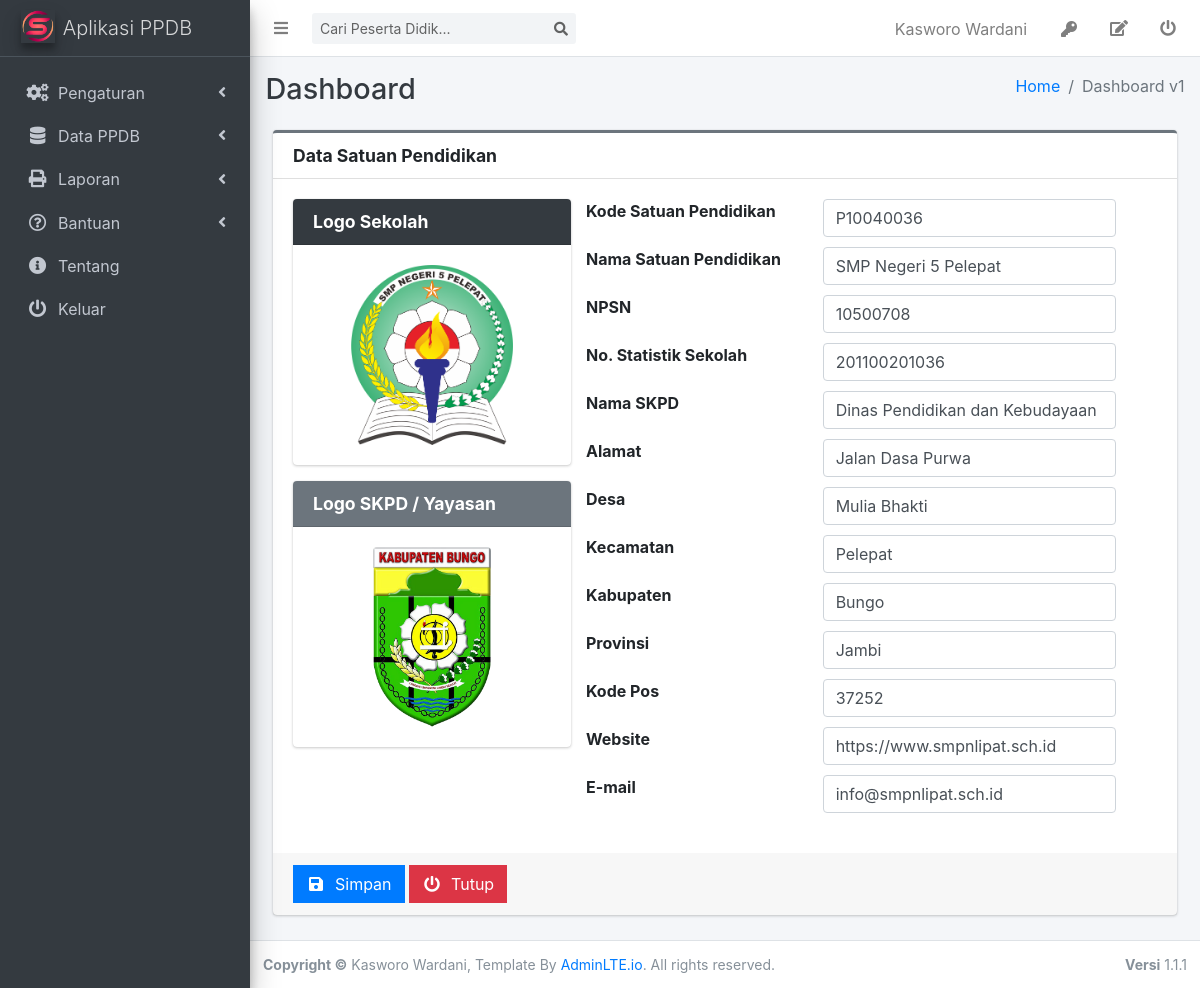
/admin/index.php?p=datasekolah (signed in), run on the app's committed database.
### tables this page shows
CREATE TABLE `tb_user` (
  `iduser` int(11) NOT NULL AUTO_INCREMENT,
  `username` varchar(50) NOT NULL,
  `nama` varchar(250) NOT NULL,
  `jbtdinas` enum('1','2','3','4','5') DEFAULT NULL,
  `passwd` varchar(250) DEFAULT NULL,
  `level` enum('0','1') DEFAULT NULL,
  `aktif` enum('0','1') DEFAULT NULL,
  `jbtpanitia` enum('1','2','3','4','5','6') NOT NULL,
  `nip` varchar(18) NOT NULL,
  `tmplahir` varchar(250) DEFAULT NULL,
  `tgllahir` date DEFAULT NULL,
  `alamat` varchar(250) NOT NULL,
  `desa` varchar(250) NOT NULL,
  `logakhir` datetime NOT NULL,
  `kec` varchar(250) NOT NULL,
  `kab` varchar(250) NOT NULL,
  `prov` varchar(250) NOT NULL,
  `kdpos` char(5) NOT NULL,
  `email` varchar(250) NOT NULL,
  `nohp` char(15) NOT NULL,
  `foto` varchar(250) NOT NULL,
  `agama` enum('A','B','C','D','E','F') DEFAULT NULL,
  `gender` enum('L','P') DEFAULT NULL,
  `tglupdate` date DEFAULT NULL,
  PRIMARY KEY (`iduser`)
);

CREATE TABLE `tb_skul` (
  `kdskul` char(20) NOT NULL,
  `nmskul` varchar(50) DEFAULT NULL,
  `kdjenjang` char(3) DEFAULT NULL,
  `npsn` char(10) DEFAULT NULL,
  `nss` char(12) DEFAULT NULL,
  `skpd` varchar(250) NOT NULL,
  `alamat` varchar(200) DEFAULT NULL,
  `desa` varchar(250) NOT NULL,
  `kec` varchar(250) NOT NULL,
  `kab` varchar(250) NOT NULL,
  `prov` varchar(250) NOT NULL,
  `kdpos` char(5) NOT NULL,
  `telp` varchar(20) DEFAULT NULL,
  `email` varchar(100) DEFAULT NULL,
  `web` varchar(100) DEFAULT NULL,
  `logo` varchar(250) NOT NULL,
  `logoskpd` varchar(250) NOT NULL,
  PRIMARY KEY (`kdskul`)
);

### admin/dbfunction.php (called while the page is built, shortened)
<?php
    $conn=mysqli_connect("localhost","root","password");
    mysqli_select_db($conn,"smpnlipa_ppdb") or die('Error selecting MySQL database: ' . mysqli_error);
    function viewdata($tbl, $key='', $id='', $ord='' ){
        global $conn;
        if($key=='' && $id=='' && $ord==''){
            $sql="SELECT*FROM $tbl";
        }
        else if($key=='' && $id==''){
            $sql="SELECT*FROM $tbl ORDER BY $ord";
        }
        elseif($ord==''){
            $sql="SELECT*FROM $tbl WHERE $key='$id'";
        }
        else {
            $sql="SELECT*FROM $tbl WHERE $key = '$id' ORDER BY $ord";
        }
        $result=mysqli_query($conn, $sql);
        $rows=[];
        while($row=mysqli_fetch_assoc($result)){
            $rows[]=$row;
        }
        return $rows;
    }
?>

### admin/sekolah_tampil.php (the view, shortened to what this page needs)
<?php
	$sk=viewdata("tb_skul")[0];
    if($sk['logo']=='' || $sk['logo']==null){
		$logoskul='assets/img/avatar.gif';
	}
	else{
		if(file_exists('../images/'.$sk['logo'])){
			$logoskul='../images/'.$sk['logo'];
		}
		else{
			$logoskul='assets/img/avatar.gif';
		}
	}
    if($sk['logoskpd']=='' || $sk['logoskpd']==null){
		$logoskpd='assets/img/avatar.gif';
	}
	else{
		if(file_exists('../images/'.$sk['logoskpd'])){
			$logoskpd='../images/'.$sk['logoskpd'];
		}
		else{
			$logoskpd='assets/img/avatar.gif';
		}
	}
?>
<div class="col-sm-12">
	<div class="card card-secondary card-outline">
		<div class="card-header">
			<h3 class="card-title"><strong>Data Satuan Pendidikan</strong></h3>
		</div>
		<div class="card-body">
			<div class="row" style="padding-bottom:10px">
				<div class="col-sm-4">
                    <div class="row">
                        <div class="col-sm-12">
                            <div class="card card-gray-dark">
                                <div class="card-header">
                                    <h4 class="card-title"><b>Logo Sekolah</b></h4>
                                </div>
                                <div class="card-body">
                                    <div id="logoskul" style="text-align:center">
                                        <img class="img img-responsive img-rounded" src="<?php echo $logoskul;?>" height="180px"/>
                                    </div>
                                </div>
                            </div>
                        </div>
                    </div>
                    <div class="row">
                        <div class="col-sm-12">
                            <div class="card card-secondary">
                                <div class="card-header">
                                    <h4 class="card-title"><b>Logo SKPD / Yayasan</b></h4>
                                </div>
                                <div class="card-body">
                                    <div id="logoskpd" style="text-align:center">
                                        <img class="img img-responsive img-rounded" src="<?php echo $logoskpd;?>" height="180px"/>
                                    </div>
                                </div>
                            </div>
                        </div>
                    </div>
				</div>
				<div class="col-sm-8">
					<div class="row" style="padding-bottom:10px">
						<label class="col-sm-5">Kode Satuan Pendidikan</label>
						<input type="text" class="form-control col-sm-6" id="kode_skul" name="kode_skul" placeholder="Kode Satuan Pendidikan" value="<?php echo $sk['kdskul'];?>">
					</div>
					<div class="row" style="padding-bottom:10px">
						<label class="col-sm-5">Nama Satuan Pendidikan</label>
						<input type="text" class="form-control col-sm-6" id="nama_skul" name="nama_skul" placeholder="Nama Satuan Pendidikan" value="<?php echo $sk['nmskul'];?>">
					</div>
					<div class="row" style="padding-bottom:10px">
						<label class="col-sm-5">NPSN</label>
						<input type="text" class="form-control col-sm-6" id="npsn_skul" name="npsn_skul" placeholder="N P S N" value="<?php echo $sk['npsn'];?>">
					</div>
					<div class="row" style="padding-bottom:10px">
						<label class="col-sm-5">No. Statistik Sekolah</label>
						<input type="text" class="form-control col-sm-6" id="nss_skul" name="nss_skul" placeholder="Nomor Statistik Sekolah" value="<?php echo $sk['nss'];?>">
					</div>
					<div class="row" style="padding-bottom:10px">
						<label class="col-sm-5">Nama SKPD</label>
						<input type="text" class="form-control col-sm-6" id="skpd_skul" name="skpd_skul" placeholder="Nama SKPD atau Yayasan" value="<?php echo $sk['skpd'];?>">
					</div>
					<div class="row" style="padding-bottom:10px">
						<label class="col-sm-5">Alamat</label>
						<input type="text" class="form-control col-sm-6" id="almt_skul" name="almt_skul" placeholder="Alamat" value="<?php echo $sk['alamat'];?>">
					</div>
					<div class="row" style="padding-bottom:10px">
						<label class="col-sm-5">Desa</label>
						<input type="text" class="form-control col-sm-6" id="desa_skul" name="desa_skul" placeholder="Desa" value="<?php echo $sk['desa'];?>">
					</div>
					<div class="row" style="padding-bottom:10px">
						<label class="col-sm-5">Kecamatan</label>
						<input type="text" class="form-control col-sm-6" id="kec_skul" name="kec_skul" placeholder="Kecamatan" value="<?php echo $sk['kec'];?>">
					</div>
					<div class="row" style="padding-bottom:10px">
						<label class="col-sm-5">Kabupaten</label>
						<input type="text" class="form-control col-sm-6" id="kab_skul" name="kab_skul" placeholder="Kabupaten" value="<?php echo $sk['kab'];?>">
					</div>
					<div class="row" style="padding-bottom:10px">
						<label class="col-sm-5">Provinsi</label>
						<input type="text" class="form-control col-sm-6" id="prov_skul" name="prov_skul" placeholder="Provinsi" value="<?php echo $sk['prov'];?>">
					</div>
					<div class="row" style="padding-bottom:10px">
						<label class="col-sm-5">Kode Pos</label>
						<input type="text" class="form-control col-sm-6" id="kpos_skul" name="kpos_skul" placeholder="Kode Pos" value="<?php echo $sk['kdpos'];?>">
					</div>
					<div class="row" style="padding-bottom:10px">
						<label class="col-sm-5">Website</label>
						<input type="text" class="form-control col-sm-6" id="web_skul" name="web_skul" placeholder="Website Satuan Pendidikan" value="<?php echo $sk['web'];?>">
					</div>
					<div class="row" style="padding-bottom:10px">
						<label class="col-sm-5">E-mail</label>
						<input type="text" class="form-control col-sm-6" id="imel_skul" name="imel_skul" placeholder="Email Satuan Pendidikan" value="<?php echo $sk['email'];?>">
					</div>
				</div>
			</div>
		</div>
		<div class="card-footer justify-content-between">
			<button class="btn btn-primary btn-md btn-flat" id="simpan">
				<i class="fas fa-fw fa-save"></i>
				<span>&nbsp;Simpan</span>
			</button>
			<a href="?p=dashboard" class="btn btn-md btn-danger btn-flat">
				<i class="fas fa-fw fa-power-off"></i>
				<span>&nbsp;Tutup</span>
			</a>
		</div>
	</div>
</div>

### admin/index.php (shortened to what this page needs)
<?php
	include "dbfunction.php";
	$u=viewdata("tb_user","iduser",$_COOKIE['id'])[0];
	$nama=$u['nama'];
	$level=$u['level'];
?>
<!DOCTYPE html>
<html>
<head>
	<link rel="stylesheet" href="../assets/css/all.min.css">
	<link rel="stylesheet" href="../assets/plugins/overlayScrollbars/css/OverlayScrollbars.min.css">
	<link rel="stylesheet" href="../assets/css/adminlte.min.css">
	<link rel="stylesheet" href="../assets/plugins/sweetalert2-theme-bootstrap-4/bootstrap-4.min.css">
	<link rel="stylesheet" href="../assets/plugins/toastr/toastr.min.css">
	<link rel="stylesheet" href="../assets/plugins/select2/css/select2.min.css">
	<link rel="stylesheet" href="../assets/plugins/select2-bootstrap4-theme/select2-bootstrap4.min.css">
	<link rel="stylesheet" href="../assets/plugins/datatables-bs4/css/dataTables.bootstrap4.min.css">
	<link rel="stylesheet" href="../assets/plugins/datatables-responsive/css/responsive.bootstrap4.min.css">
	<link rel="stylesheet" type="text/css" href="../assets/css/jquery.datetimepicker.css">
	<link rel="stylesheet" type="text/css" href="../assets/css/dropzone.css"/>
</head>
</head>
<body class="skihold-transition sidebar-mini layout-fixed layout-navbar-fixed layout-footer-fixed">
<div class="wrapper">
	<nav class="main-header navbar navbar-expand navbar-white navbar-light">
		<ul class="navbar-nav">
			<li class="nav-item">
				<a class="nav-link" data-widget="pushmenu" href="#" role="button">
					<i class="fas fa-bars"></i>
				</a>
			</li>
		</ul>
		<div class="form-inline ml-2">
			<div class="input-group input-group-sm">
				<input class="form-control form-control-navbar" type="search" id="dicari" placeholder="Cari Peserta Didik..." aria-label="Search">
				<div class="input-group-append">
					<button class="btn btn-navbar" id="goleki">
						<i class="fas fa-search"></i>
					</button>
				</div>
			</div>
		</div>
		<ul class="navbar-nav ml-auto">
			<li class="nav-item">
				<span class="btn nav-link">
					<?php echo $nama;?>
				</span>
			</li>
			<li class="nav-item">
				<span class="btn nav-link"  data-toggle="modal" data-target="#myPassword" title="Ganti Password">
				<i class="fas fa-key"></i>
				</span>
			</li>
			<li class="nav-item">
				<a href="index.php?p=adduser&m=3" class="nav-link" title="Edit Data">
				<i class="fas fa-edit"></i>
				</a>
			</li>
			<li class="nav-item">
				<a class="nav-link" href="logout.php" title="Keluar / Logout">
					<i class="fas fa-power-off"></i>
				</a>
		</li>
		</ul>
	</nav>
  <aside class="main-sidebar sidebar-dark-primary elevation-4">
	<a href="index.php?p=dashboard" class="brand-link">
	  <img src="../assets/img/logo.png" width="100" class="brand-image elevation-3"
		   style="opacity: 1.0">
	 <span class="brand-text font-weight-light">Aplikasi PPDB</span>
	</a>
	<div class="sidebar">
	  <nav class="mt-3 pb-3 mb-3">
		<ul class="nav nav-pills nav-sidebar flex-column" data-widget="treeview" role="menu" data-accordion="false">
			<?php	if($level=='1'){ ?>
		  <li class="nav-item has-treeview">
		  	<a href="#" class="nav-link">
				<i class="nav-icon fas fa-cogs"></i>
				<p>
					Pengaturan
				</p>
				<i class="fas fa-angle-left right"></i>
			</a>
		  </li>
		  <li class="nav-item has-treeview">
			<a href="#" class="nav-link">
			  <i class="nav-icon fas fa-database"></i>
			  <p>
				Data PPDB
				<i class="fas fa-angle-left right"></i>
			  </p>
			</a>
		  </li>
		  <li class="nav-item has-treeview">
			<a href="#" class="nav-link">
			  <i class="nav-icon fas fa-print"></i>
			  <p>
				Laporan
				<i class="fas fa-angle-left right"></i>
			  </p>
			</a>
		  </li>
		  <?php } ?>
		  <li class="nav-item">
			<a href="#" class="nav-link">
			  <i class="far fa-question-circle nav-icon"></i>
			  <p>
				Bantuan
				<i class="fas fa-angle-left right"></i>
			  </p>
			</a>
		   </li>
		   <li class="nav-item">
			   <a href="#" class="nav-link">
				 <i class="fas fa-info-circle nav-icon"></i>
				 <p>Tentang</p>
			   </a>
			</li>
			  <li class="nav-item">
				<a href="logout.php" class="nav-link">
				  <i class="fas fa-power-off nav-icon"></i>
				  <p>Keluar</p>
				</a>
			  </li>
		</ul>
	  </nav>
	</div>
  </aside>
  <div class="content-wrapper">
	<div class="content-header">
	  <div class="container-fluid">
		<div class="row mb-2">
		  <div class="col-sm-6">
			<h1 class="m-0 text-dark">Dashboard</h1>
		  </div>
		  <div class="col-sm-6">
			<ol class="breadcrumb float-sm-right">
			  <li class="breadcrumb-item"><a href="#">Home</a></li>
			  <li class="breadcrumb-item active">Dashboard v1</li>
			</ol>
		  </div>
		</div>
	  </div>
	</div>
	<section class="content">
	  <div class="container-fluid">
		<div class="form-group">
		<?php
			if(!isset($_GET['p']) || $_GET['p']=='' || $_GET['p']=='dashboard') {include "dashboard.php";}
			else if($_GET['p']=='datasekolah') {include "sekolah_tampil.php";}
		?>
		</div>
	  </div>
	</section>
  </div>
  <footer class="main-footer text-sm">
	<strong>Copyright &copy;</strong> Kasworo Wardani, Template By <a href="http://adminlte.io">AdminLTE.io</a>.
	All rights reserved.
	<div class="float-right d-none d-sm-inline-block">
	  <b>Versi</b> 1.1.1
	</div>
  </footer>
</div>
</body>
</html>

### data on the page
tb_user: nama "Kasworo Wardani"
tb_skul: logo (picture), logoskpd (picture), kode_skul "P10040036", nama_skul "SMP Negeri 5 Pelepat", npsn_skul "10500708", nss_skul "201100201036", skpd_skul "Dinas Pendidikan dan Kebudayaan", almt_skul "Jalan Dasa Purwa", desa_skul "Mulia Bhakti", kec_skul "Pelepat", kab_skul "Bungo", prov_skul "Jambi", kpos_skul "37252", web_skul "https://www.smpnlipat.sch.id", imel_skul "info@smpnlipat.sch.id"
